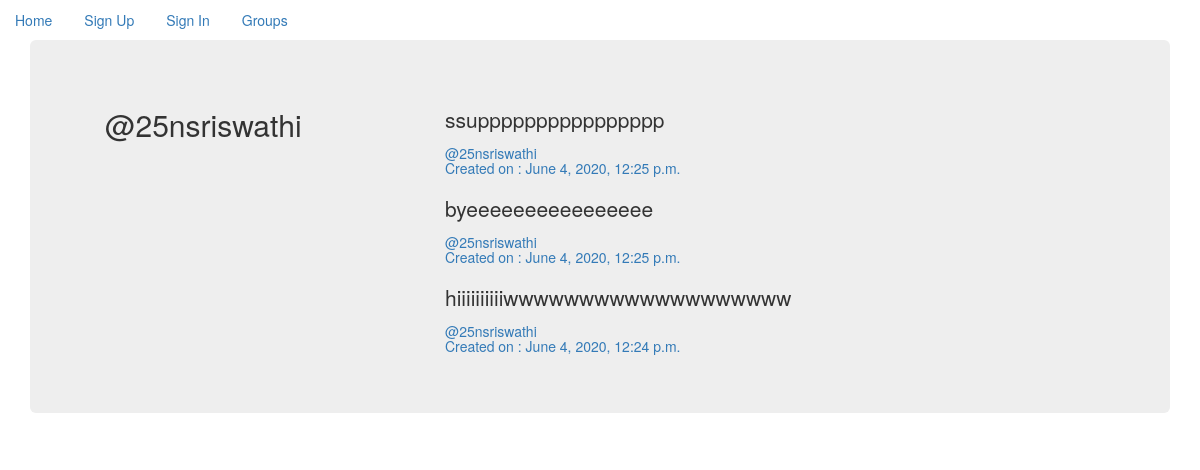
The page /by/25nsriswathi/ on the database its author committed.
### posts/models.py (models this page shows, shortened)
class Post(models.Model):
    user = models.ForeignKey(User, related_name='posts', on_delete=models.CASCADE)
    created_at = models.DateTimeField(auto_now_add=True)
    message = models.TextField()
    message_html=models.TextField(editable=False)
    group = models.ForeignKey(Group, related_name='posts',null=True, blank=True, on_delete=models.CASCADE)
    class Meta:
       ordering = ['-created_at']
       unique_together=('group','message')

### posts/views.py (the view)
# urls.py: path("by/<username>/", views.UserPosts.as_view(), name="for_user"),
class UserPosts(ListView):
    model = Post
    template_name = 'posts/user_post_list.html'
    def get_queryset(self):
        try:
            self.post_user = User.objects.prefetch_related('posts').get(username__iexact=self.kwargs.get('username'))
        except:
            raise Http404
        else:
            return self.post_user.posts.all()
    def get_context_data(self, **kwargs):
        context = super().get_context_data(**kwargs)
        context["post_user"] = self.post_user
        return context

### posts/templates/posts/user_post_list.html
{% extends 'posts/post_base.html' %}
{% block prepost %}
<div class="col-md-4">
    <h2>@{{ post_user.username }}</h2>
</div>
{% endblock %}
{% block post_content %}
<div class="col-md-8">
    {% for post in post_list %}
    {% include 'posts/_post.html' %}
    {% endfor %}
</div>
{% endblock %}

### posts/templates/posts/_post.html (shortened to what this page needs)
<div>
    <h3>{{ post.message_html|safe }}</h3>
    <div>
        <h5>
        <a href="{% url 'posts:for_user' username=post.user.username %}">@{{ post.user.username }}</a><br/>
        <time><a href="{% url 'posts:single' username=post.user.username pk=post.pk %}">Created on : {{ post.created_at }}</a></time>
    </h5>
    </div>
</div>

### rows shown on the page
Post: message_html "ssupppppppppppppppp", user.username "25nsriswathi", created_at "June 4, 2020, 12:25 p.m."
Post: message_html "byeeeeeeeeeeeeeeee", user.username "25nsriswathi", created_at "June 4, 2020, 12:25 p.m."
Post: message_html "hiiiiiiiiiiwwwwwwwwwwwwwwwwwww", user.username "25nsriswathi", created_at "June 4, 2020, 12:24 p.m."

### other values the page prints
{{ post_user.username }} "25nsriswathi"
